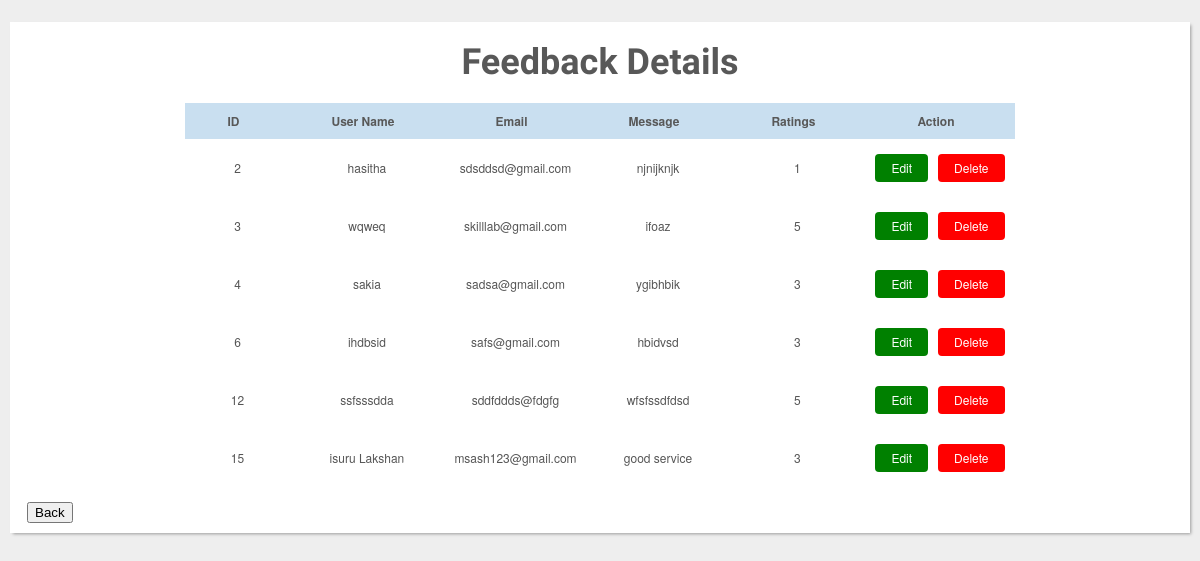
Page /php/feedbackview.php on the committed database.
### tables this page shows
CREATE TABLE `feedback` (
  `ID` int(11) NOT NULL,
  `Name` text NOT NULL,
  `Email` text NOT NULL,
  `Description` text NOT NULL,
  `Ratings` text NOT NULL
);

### php/feedbackview.php (the view, shortened to what this page needs)
<?php
include_once 'config.php';
?>
<!DOCTYPE html>
<html>
<head>
	<link rel="stylesheet" href="../css/viewregi.css"/>
</head>
<body>
 <div id="wrapper">
  <h1>Feedback Details</h1>
  <table id="keywords" cellspacing="0" cellpadding="0">
    <thead>
      <tr>
        <th><span>ID</span></th>
        <th><span>User Name</span></th>
        <th><span>Email</span></th>
        <th><span>Message</span></th>
        <th><span>Ratings</span></th>
        <th><span>Action</span></th>
      </tr>
    </thead>
    <tbody>
    <?php
        $sql = "SELECT * FROM feedback;";
        $result = $conn->query($sql);
        if ($result->num_rows > 0) {
            while ($row = $result->fetch_assoc()) {
                echo "<tr>";
                echo "<td>" . $row["ID"] . "</td>";
                echo "<td>" . $row["Name"] . "</td>";
                echo "<td>" . $row["Email"] . "</td>";
                echo "<td>" . $row["Description"] . "</td>";
                echo "<td>" . $row["Ratings"] . "</td>";
                echo "<td>";
                echo "<a href='feedbackupdate.php?ID=" . $row["ID"] . "' class='edit-button'>Edit</a>";
                echo "<a href='feedbackdelete.php?ID=" . $row["ID"] . "' class='delete-button'>Delete</a>";
                echo "</td>";
                echo "</tr>";
            }
        } else {
            echo "No details to display";
        }
        echo "</table>";
        ?>
  <a href="../home.html"><button>Back</button></a>
 </div>
 <br><br><br><br><br><br><br><br><br><br>
</body>
</html>

### css/viewregi.css (style rules this page uses)
html, body, div, span, applet, object, iframe, h1, h2, h3, h4, h5, h6, p, blockquote, pre, a, abbr, acronym, address, big, cite, code, del, dfn, em, img, ins, kbd, q, s, samp, small, strike, strong, sub, sup, tt, var, b, u, i, center, dl, dt, dd, ol, ul, li, fieldset, form, label, legend, table, caption, tbody, tfoot, thead, tr, th, td, article, aside, canvas, details, embed, figure, figcaption, footer, header, hgroup, menu, nav, output, ruby, section, summary, time, mark, audio, video { margin: 0; padding: 0; border: 0; font-size: 100%; font: inherit; vertical-align: baseline; outline: none; -webkit-font-smoothing: antialiased; -webkit-text-size-adjust: 100%; -ms-text-size-adjust: 100%; -webkit-box-sizing: border-box; -moz-box-sizing: border-box; box-sizing: border-box; }
html { overflow-y: scroll; }
body { background: #eee url('https://i.imgur.com/eeQeRmk.png'); font-family: 'Helvetica Neue', Helvetica, Arial, sans-serif; font-size: 62.5%; line-height: 1; color: #585858; padding: 22px 10px; padding-bottom: 55px; }
table { border-collapse: collapse; border-spacing: 0; }
h1 { font-family: 'Amarante', Tahoma, sans-serif; font-weight: bold; font-size: 3.6em; line-height: 1.7em; margin-bottom: 10px; text-align: center; }
#wrapper { display: block; background: #fff; margin: 0 auto; padding: 10px 17px; box-shadow: 2px 2px 3px -1px rgba(0,0,0,0.35); }
#keywords { margin: 0 auto; font-size: 1.2em; margin-bottom: 15px; }
#keywords thead { cursor: pointer; background: #c9dff0; }
#keywords thead tr th { font-weight: bold; padding: 12px 30px; padding-left: 42px; }
#keywords thead tr th span { padding-right: 20px; background-repeat: no-repeat; background-position: 100% 100%; }
#keywords tbody tr { color: #555; }
#keywords tbody tr td { text-align: center; padding: 15px 10px; }

### php/feedbackview.php (style rules this page uses)
.edit-button { display: inline-block; padding: 8px 16px; background-color: green; color: white; text-decoration: none; border-radius: 4px; margin-right: 10px; }
.delete-button { display: inline-block; padding: 8px 16px; background-color: red; color: white; text-decoration: none; border-radius: 4px; }

### rows in the picture
feedback: ID "2", Name "hasitha", Email "sdsddsd@gmail.com", Description "njnijknjk", Ratings "1"
feedback: ID "3", Name "wqweq", Email "skilllab@gmail.com", Description "ifoaz", Ratings "5"
feedback: ID "4", Name "sakia", Email "sadsa@gmail.com", Description "ygibhbik", Ratings "3"
feedback: ID "6", Name "ihdbsid", Email "safs@gmail.com", Description "hbidvsd", Ratings "3"
feedback: ID "12", Name "ssfsssdda", Email "sddfddds@fdgfg", Description "wfsfssdfdsd", Ratings "5"
feedback: ID "15", Name "isuru Lakshan", Email "msash123@gmail.com", Description "good service", Ratings "3"
